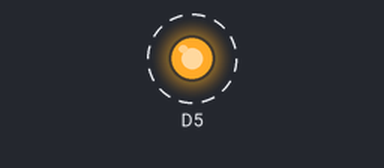
Bench run of a program on a simulated STM32 Nucleo. Shown: output pins drawn as LEDs (lit = HIGH). Dashed ring = blinking.

Above: at 0.5 s.
Timing chart, 0 to 4.6 s (numbered marks = the images above):
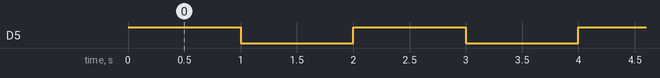

The program:

main.cpp
```cpp
#include <stm32f4xx_hal.h>
#include <bitset>

using Reg = std::bitset<32>;

void LED_Init();

int main()
{
    HAL_Init();
    LED_Init();

    while (1)
    {
        GPIOA->BSRR = Reg(0).set(5).to_ulong();

        HAL_Delay(1000);

        GPIOA->BSRR = Reg(0).set(5 + 16).to_ullong();

        HAL_Delay(1000);
    }
}

void LED_Init()
{
    __HAL_RCC_GPIOA_CLK_ENABLE();

    GPIOA->MODER = Reg(GPIOA->MODER).set(10).reset(11).to_ulong();
    GPIOA->OTYPER = Reg(GPIOA->OTYPER).reset(5).to_ulong();
    GPIOA->OSPEEDR = Reg(GPIOA->OSPEEDR).set(10).reset(11).to_ulong();
    GPIOA->PUPDR = Reg(GPIOA->PUPDR).reset(10).reset(11).to_ulong();
}

extern "C" void SysTick_Handler()
{
    HAL_IncTick();
}
```

Measured:
- by itself, D5: alternates HIGH for 1.0 s and LOW for 1.0 s
